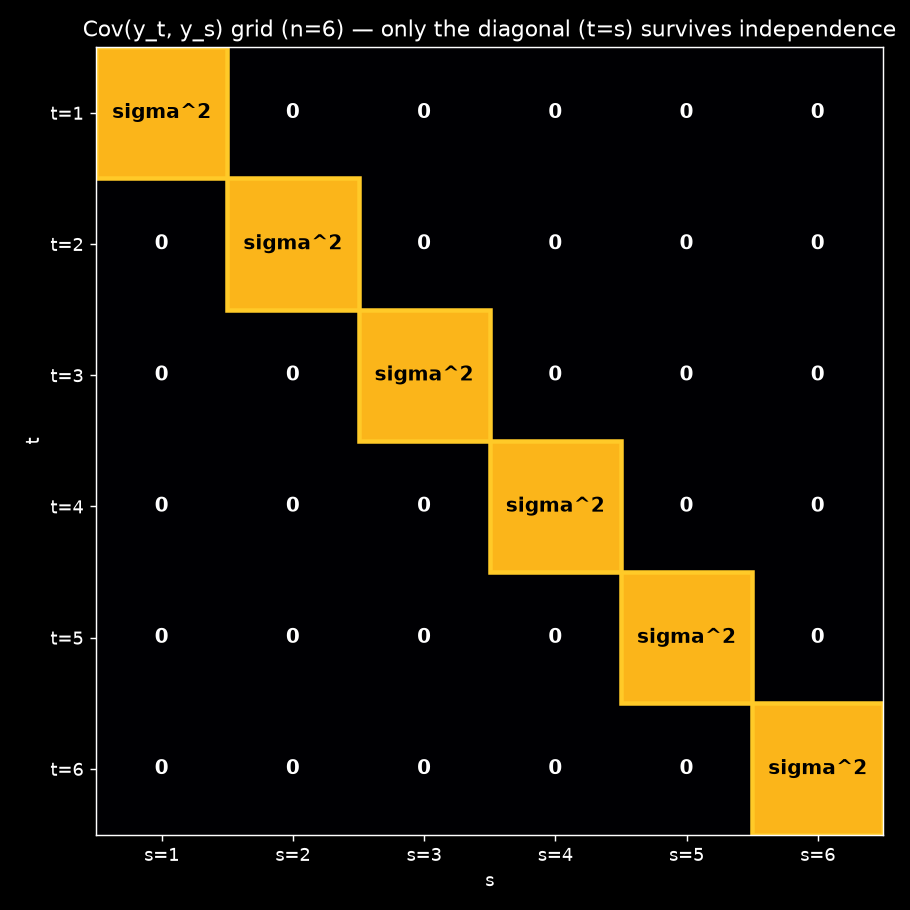

Here is the Python script that generated this plot:
"""
Step 52 [MATH-MODE] — standalone visual: the (t,s) grid of Cov(y_t,y_s) values, showing why
independence collapses the double sum down to just its diagonal. n=6 dummy example, no trading
data — just illustrating the structural pattern discussed in chat (Step 9's independence collapse).
"""
import numpy as np
import matplotlib.pyplot as plt

plt.style.use('dark_background')

n = 6
sigma_sq = 1.0  # dummy value, just to have something nonzero on the diagonal

# Build the (t,s) grid: diagonal = sigma^2 (Var(y_t)), off-diagonal = 0 (independence)
grid = np.zeros((n, n))
np.fill_diagonal(grid, sigma_sq)

fig, ax = plt.subplots(figsize=(7, 7))
im = ax.imshow(grid, cmap='inferno', vmin=0, vmax=sigma_sq * 1.2)

# Annotate every cell with its Cov(y_t,y_s) label
for t in range(n):
    for s in range(n):
        val = grid[t, s]
        label = "sigma^2" if t == s else "0"
        color = 'black' if t == s else 'white'
        ax.text(s, t, label, ha='center', va='center', color=color, fontsize=11, fontweight='bold')

ax.set_xticks(range(n))
ax.set_yticks(range(n))
ax.set_xticklabels([f"s={i+1}" for i in range(n)])
ax.set_yticklabels([f"t={i+1}" for i in range(n)])
ax.set_title(f"Cov(y_t, y_s) grid (n={n}) — only the diagonal (t=s) survives independence")
ax.set_xlabel("s")
ax.set_ylabel("t")

# Highlight the diagonal with a border
for i in range(n):
    ax.add_patch(plt.Rectangle((i-0.5, i-0.5), 1, 1, fill=False, edgecolor='#ffca28', linewidth=2.5))

plt.tight_layout()
out_path = __file__.replace('.py', '.png')
plt.savefig(out_path, dpi=130)

n_total = n * n
n_diag = n
n_off = n_total - n_diag
print(f"n = {n}")
print(f"Total (t,s) pairs in the double sum: n^2 = {n_total}")
print(f"Diagonal (t=s) pairs that SURVIVE:    n   = {n_diag}  (each contributes sigma^2)")
print(f"Off-diagonal (t!=s) pairs that VANISH: n^2-n = {n_off}  (each contributes exactly 0)")
print(f"Saved: {out_path}")
